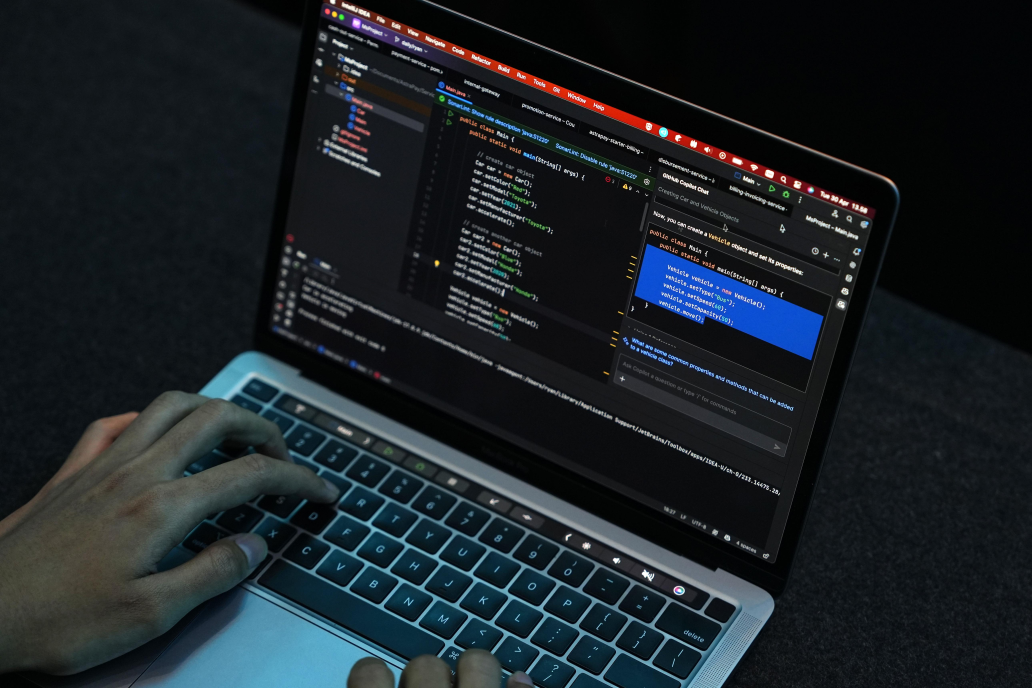
#> input picture Baigiang_OOP/img/8.jpg, 5160 x 3440 px (shown at 1/5 size)
$ python -i demo_sample.py   (imports and definitions only)
#> lines starting #> are read from the running program, lines starting #| are printed output that depends on the picture
# -*- coding: utf-8 -*-
"""Demo 30-35s OOP - huong animation, vi du tu dung (vi dien tu).
Chay: python demo_sample.py           # audio + render + mux
      python demo_sample.py --stills  # anh tinh de duyet bo cuc
      python demo_sample.py --audio  # chi sinh giong
"""
import math, os, re, subprocess, sys
import numpy as np
from PIL import Image, ImageDraw, ImageFilter, ImageOps

PROJECT = os.path.dirname(os.path.dirname(os.path.abspath(__file__)))
KIT = r"D:\Edit\Kit"
# [1 line not run here, left out]
sys.path.insert(0, KIT + "/tools")
from core import W, H, FPS, FF, font, paste_brand, draw_marker, draw_marker_circle
from demo20 import bg, shadow_card, blit, tracked, seg, lin, decode, dur
from prep_icons import icon_rgba
import sfx, character, tts_vieneu

# [1 line that did not run here, left out]
OUT = PROJECT + "/mau/sample"
AUD = OUT + "/audio"
FR = OUT + "/frames"
STILLS = OUT + "/stills"
IMG = PROJECT + "/img"

TXT = (236, 241, 249)
MUT = (148, 163, 184)
DIM = (100, 116, 139)
EMER = (52, 211, 153)
CYAN = (34, 211, 238)
AMBER = (245, 158, 11)
VIOLET = (139, 92, 246)
BLUE = (96, 165, 250)
RED = (248, 113, 113)
INK = (9, 14, 26)

BAL0 = 1_250_000
BAL1 = 1_450_000


def C(c, a=255):
    return c[:3] + (a,)


def hx(c):
    return "#%02X%02X%02X" % c[:3]


# ---------- voice ----------
SEGS = [
    ("c01", "Chào các bạn! Chào mừng đến với An Tech Academy. Vì sao dữ liệu trong lập trình hướng đối tượng lại được bảo vệ?", 0.45),
    ("c02", "Hôm nay, chúng ta cùng khám phá bốn tính chất cốt lõi.", 0.45),
    ("c02b", "Mỗi tính chất gắn với một từ khoá trong Java.", 0.50),
    ("c03", "Đầu tiên: đóng gói.", 0.55),
    ("c04", "Ví điện tử của bạn có số dư một triệu hai trăm năm mươi nghìn đồng.", 0.50),
    ("c05", "Nếu ai đó gán thẳng số dư, hệ thống chặn ngay.", 0.50),
    ("c05b", "Chỉ phương thức công khai mới được phép thay đổi dữ liệu.", 0.55),
    ("c06", "Nạp tiền qua phương thức hợp lệ, số dư thành một triệu bốn trăm năm mươi nghìn.", 1.10),
    ("c07", "Dữ liệu được bảo vệ. Đó là sức mạnh của đóng gói.", 0.0),
]
IDS = [s[0] for s in SEGS]


def synth(text, path):
    return tts_vieneu.synth(text, path)


def est_dur(text):
    return max(1.5, len(text) / 14.5 + 0.25)


# [19 lines left out: function load_timeline, not called in this run]


# ---------- fonts / icons ----------
F = {}


# [5 lines left out: function f, not called in this run]


_IC = {}


# [5 lines left out: function ic, not called in this run]


def ease(x):
    x = max(0.0, min(1.0, x))
    return x * x * (3 - 2 * x)


def outp(x, p=3):
    return 1 - (1 - max(0.0, min(1.0, x))) ** p


def back(x, s=1.7):
    x = max(0.0, min(1.0, x)) - 1
    return 1 + (s + 1) * x ** 3 + s * x ** 2


def fmt(v):
    return f"{int(round(v)):,}".replace(",", ".")


# [20 lines left out: functions wrap2, with_alpha, not called in this run]


# ---------- cached art ----------
_RAD = {}


# [18 lines left out: functions radial, glow, not called in this run]


_INTRO = None


# [27 lines left out: functions intro_layer, intro_frame, not called in this run]


_PIC = {}


# [20 lines left out: function photo, not called in this run]


_PC = {}


# [11 lines left out: function photo_card, not called in this run]


_CH = {}


# [6 lines left out: function chrome, not called in this run]


_GS = {}


# [16 lines left out: function gtext, not called in this run]


_TOP = None


# [8 lines left out: function top_shade, not called in this run]


_SW = None


# [10 lines left out: function sweep, not called in this run]


_RND = np.random.default_rng(7)
# [2 lines that did not run here, left out]


# [72 lines left out: functions ambient, header, progress, caption, section, not called in this run]


# ---------- pillars ----------
PILLARS = [
    ("Đóng gói", "ENCAPSULATION", "private", "lock", EMER),
    ("Kế thừa", "INHERITANCE", "extends", "git-branch", BLUE),
    ("Đa hình", "POLYMORPHISM", "override", "layers", AMBER),
    ("Trừu tượng", "ABSTRACTION", "interface", "eye", VIOLET),
]
TILE_W, TILE_H = 330, 190
_TILE = {}


def tile_im(i):
    if i in _TILE:
        return _TILE[i]
    vn, en, kw, icon, col = PILLARS[i]
    im = Image.new("RGBA", (TILE_W + 52, TILE_H + 52), (0, 0, 0, 0))
    d = ImageDraw.Draw(im)
    d.rounded_rectangle([26, 30, 26 + TILE_W, 30 + TILE_H + 8], 22, fill=(0, 0, 0, 95))
    im = im.filter(ImageFilter.GaussianBlur(9))
    d = ImageDraw.Draw(im)
    d.rounded_rectangle([26, 26, 26 + TILE_W, 26 + TILE_H], 20,
                        fill=(17, 26, 45, 240), outline=C(col, 85), width=1)
    for k in range(0, TILE_W - 40, 6):
        q = k / (TILE_W - 40)
        al = int(115 + 85 * math.sin(q * math.pi))
        d.line([26 + 20 + k, 27, 26 + 20 + k + 6, 27], fill=C(col, al), width=2)
    d.rounded_rectangle([26 + 22, 26 + 22, 26 + 78, 26 + 78], 15,
                        fill=C(col, 30), outline=C(col, 95), width=1)
    im.alpha_composite(ic(icon, col, 34), (26 + 33, 26 + 33))
    d.text((26 + 92, 26 + 24), vn, font=f("BeVietnamPro-SemiBold.ttf", 25), fill=C(TXT, 255))
    tracked(d, (26 + 93, 26 + 66), en, f("JetBrainsMono-var.ttf", 10), C(MUT, 245), 2)
    d.text((26 + 306, 26 + 22), "0%d" % (i + 1), font=f("JetBrainsMono-var.ttf", 12),
           fill=C(DIM, 230), anchor="ra")
    d.line([26 + 24, 26 + 116, 26 + TILE_W - 24, 26 + 116], fill=(255, 255, 255, 20), width=1)
    d.text((26 + 24, 26 + 134), kw, font=f("JetBrainsMono-var.ttf", 14), fill=C(col, 250))
    d.text((26 + 24, 26 + 158), "từ khoá", font=f("BeVietnamPro-Regular.ttf", 11),
           fill=C(DIM, 210))
    _TILE[i] = im
    return im


# [44 lines left out: functions marker_oval, pillars, not called in this run]


# ---------- wallet ----------
_WALL = {}


# [97 lines left out: functions chrome_wallet, bal_at, squiggle, wallet_im, row, not called in this run]


# ---------- code ----------
KW, TYP, CLS, FLD, MET, NUM, PUN, PLAIN = (
    (167, 139, 250), (96, 165, 250), (34, 211, 238), (52, 211, 153),
    (251, 191, 36), (245, 158, 11), (148, 163, 184), (226, 232, 240))
CODE = [
    [("public ", KW), ("class ", KW), ("ViDienTu ", CLS), ("{", PUN)],
    [("    ", PUN), ("private ", KW), ("double ", TYP), ("soDu", FLD), (" = ", PUN),
     ("1_250_000", NUM), (";", PUN)],
    [("    ", PUN), ("public ", KW), ("void ", TYP), ("napTien", MET), ("(", PUN),
     ("double ", TYP), ("tien", PLAIN), (") ", PUN), ("{", PUN)],
    [("        ", PUN), ("if ", KW), ("(", PUN), ("tien ", PLAIN), ("> ", PUN),
     ("0", NUM), (") ", PUN), ("soDu ", FLD), ("+= ", PUN), ("tien", PLAIN), (";", PUN)],
    [("    ", PUN), ("}", PUN)],
    [("    ", PUN), ("public ", KW), ("double ", TYP), ("getSoDu", MET), ("() ", PUN), ("{", PUN)],
    [("        ", PUN), ("return ", KW), ("soDu", FLD), (";", PUN)],
    [("    ", PUN), ("}", PUN)],
    [("}", PUN)],
]
CODE_TOTAL = sum(len(t) for line in CODE for t, _ in line)
CODE_CHARS = [sum(len(t) for t, _ in line) for line in CODE]
CODESTART = [sum(CODE_CHARS[:i]) for i in range(len(CODE))]


def code_budget(t, st):
    q = ease(seg(t, st["c04"] + 0.45, st["c04"] + 3.3))
    return int(q * CODE_TOTAL)


# [81 lines left out: function code_card_im, not called in this run]


# ---------- attack modal ----------
ATK_TEXT = [("vi.", MUT), ("soDu", RED), (" = ", PLAIN), ("999_000_000", AMBER), (";", PLAIN)]


# [42 lines left out: functions console_im, draw_x, not called in this run]


_STAMP = {}


# [13 lines left out: function stamp_im, not called in this run]


# ---------- beam ----------
def bez(p0, p1, p2, q):
    return ((1 - q) ** 2 * p0[0] + 2 * (1 - q) * q * p1[0] + q * q * p2[0],
            (1 - q) ** 2 * p0[1] + 2 * (1 - q) * q * p1[1] + q * q * p2[1])


# [292 lines left out: functions beam, make_draw, toast, not called in this run]


# ---------- sfx ----------
def _nse(n, seed):
    return np.random.default_rng(seed).standard_normal(n)


# [5 lines left out: function _band, not called in this run]


def _pitch(x, r):
    n = max(1, int(len(x) / r))
    return np.interp(np.arange(n) * r, np.arange(len(x)), x)


# [198 lines left out: functions zap, shimmer, coin, build_sfx, synth_all, stills and 1 more, not called in this run]


# [7 lines not run here, left out]

>>> import cv2
>>> picture = cv2.imread('../img/8.jpg', cv2.IMREAD_GRAYSCALE)
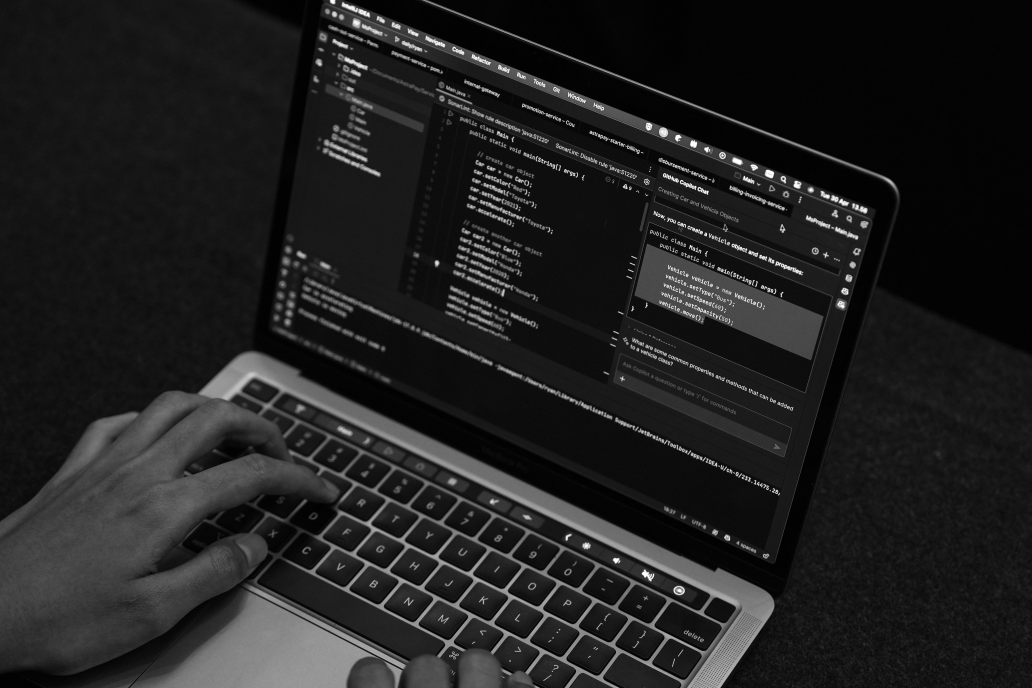
#> picture: shape (3440, 5160) (shown at 1/5 size); min 0, max 255, mean 32.4
#> (the run stopped early here; a loop or call above may not have finished)

$ run again, on Baigiang_OOP/img/2.jpg
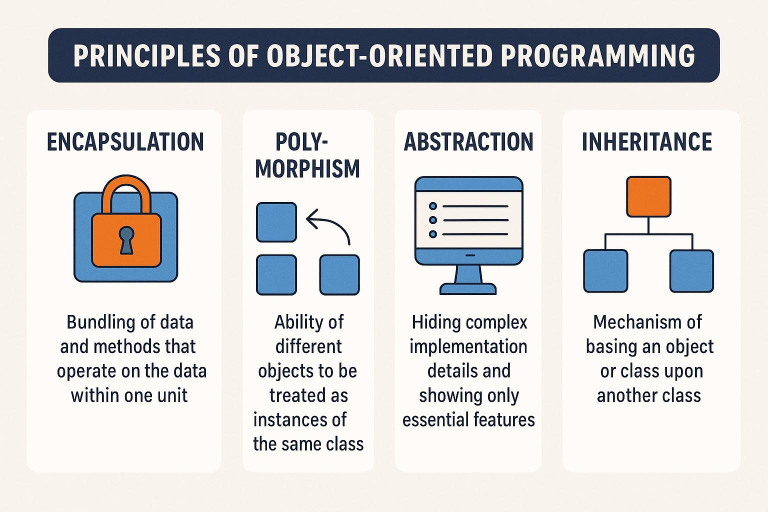
#> input picture Baigiang_OOP/img/2.jpg, 1536 x 1024 px (shown at 1/2 size)
#> `picture = cv2.imread('../img/8.jpg', cv2.IMREAD_GRAYSCALE)`:
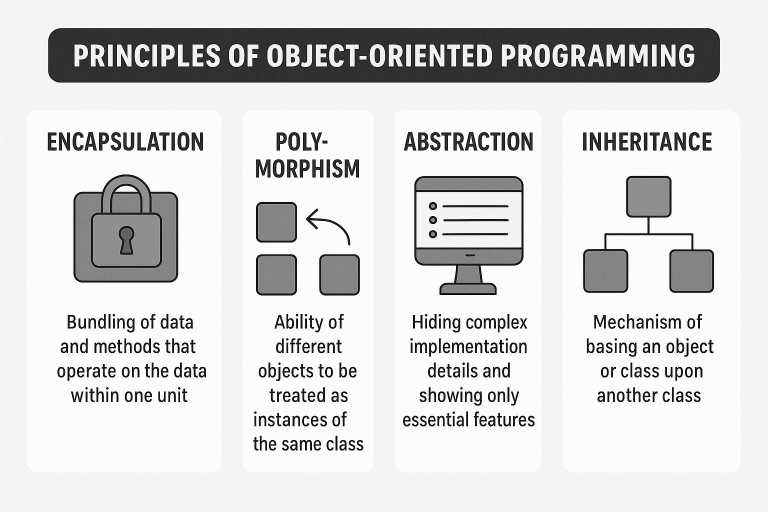
#> picture: shape (1024, 1536) (shown at 1/2 size); min 0, max 255, mean 215.5
